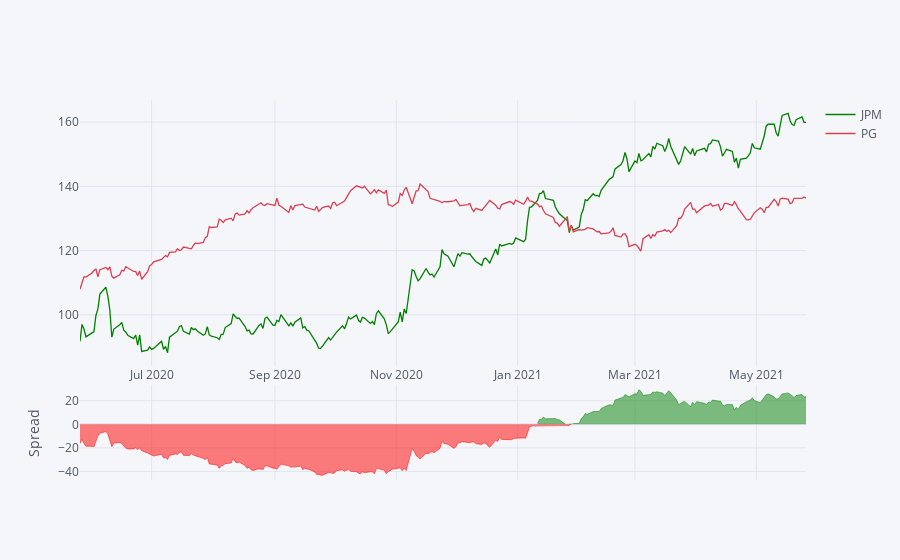

Source (notebook cell):
### Code cell
stock_data['Adj Close'][['JPM', 'PG']].iplot(kind='spread',colors=['green','red'])

### Figure 1 — Plotly figure (JSON) as saved in the notebook; plotly's stock layout.template omitted (floating-point values rounded to 4 significant figures; data arrays with more than 128 entries replaced by an {"elided": "..."} marker saying what was removed)
{"data": [{"line": {"color": "rgba(0, 128, 0, 1.0)", "dash": "solid", "shape": "linear", "width": 1.3}, "mode": "lines", "name": "JPM", "text": "", "type": "scatter", "x": {"elided": "254 str values"}, "y": {"elided": "254 float values"}}, {"line": {"color": "rgba(219, 64, 82, 1.0)", "dash": "solid", "shape": "linear", "width": 1.3}, "mode": "lines", "name": "PG", "text": "", "type": "scatter", "x": {"elided": "254 str values"}, "y": {"elided": "254 float values"}}, {"connectgaps": false, "fill": "tozeroy", "line": {"color": "green", "dash": "solid", "shape": "linear", "width": 0.5}, "mode": "lines", "name": "Spread", "showlegend": false, "type": "scatter", "x": {"elided": "254 str values"}, "xaxis": "x2", "y": {"elided": "254 mixed values"}, "yaxis": "y2"}, {"connectgaps": false, "fill": "tozeroy", "line": {"color": "red", "dash": "solid", "shape": "linear", "width": 0.5}, "mode": "lines", "name": "Spread", "showlegend": false, "type": "scatter", "x": {"elided": "254 str values"}, "xaxis": "x2", "y": {"elided": "254 mixed values"}, "yaxis": "y2"}], "layout": {"hovermode": "x", "legend": {"bgcolor": "#F5F6F9", "font": {"color": "#4D5663"}}, "paper_bgcolor": "#F5F6F9", "plot_bgcolor": "#F5F6F9", "title": {"font": {"color": "#4D5663"}}, "xaxis": {"gridcolor": "#E1E5ED", "showgrid": true, "tickfont": {"color": "#4D5663"}, "title": {"font": {"color": "#4D5663"}, "text": ""}, "zerolinecolor": "#E1E5ED"}, "xaxis2": {"anchor": "y2", "gridcolor": "#E1E5ED", "showgrid": true, "showticklabels": false, "tickfont": {"color": "#4D5663"}, "title": {"font": {"color": "#4D5663"}, "text": ""}, "zerolinecolor": "#E1E5ED"}, "yaxis": {"domain": [0.3, 1], "gridcolor": "#E1E5ED", "showgrid": true, "tickfont": {"color": "#4D5663"}, "title": {"font": {"color": "#4D5663"}, "text": ""}, "zerolinecolor": "#E1E5ED"}, "yaxis2": {"domain": [0, 0.25], "gridcolor": "#E1E5ED", "showgrid": true, "tickfont": {"color": "#4D5663"}, "title": {"font": {"color": "#4D5663"}, "text": "Spread"}, "zerolinecolor": "#E1E5ED"}}}
